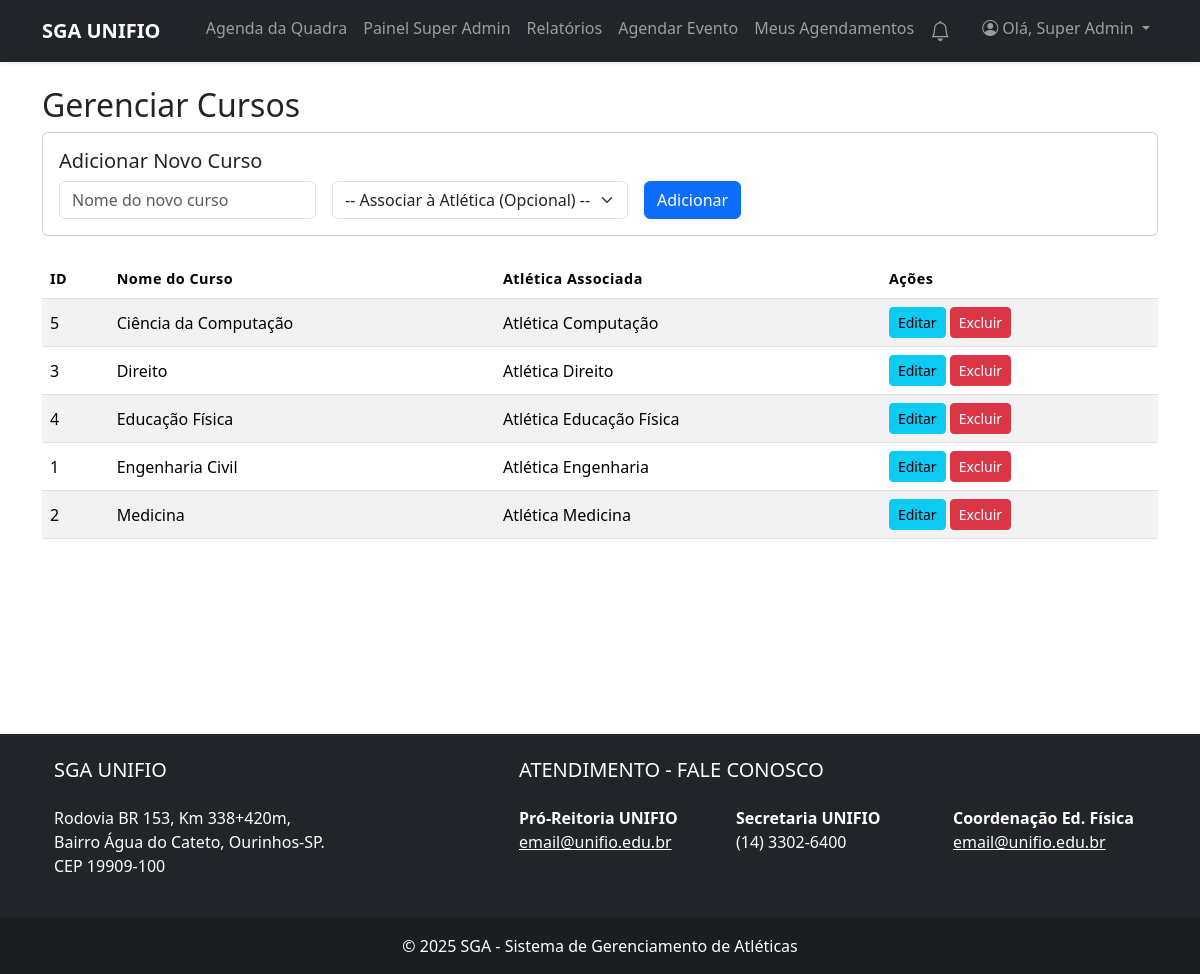
/public/super_admin/gerenciar_cursos.php (signed in), run on an earlier commit of the app's database.
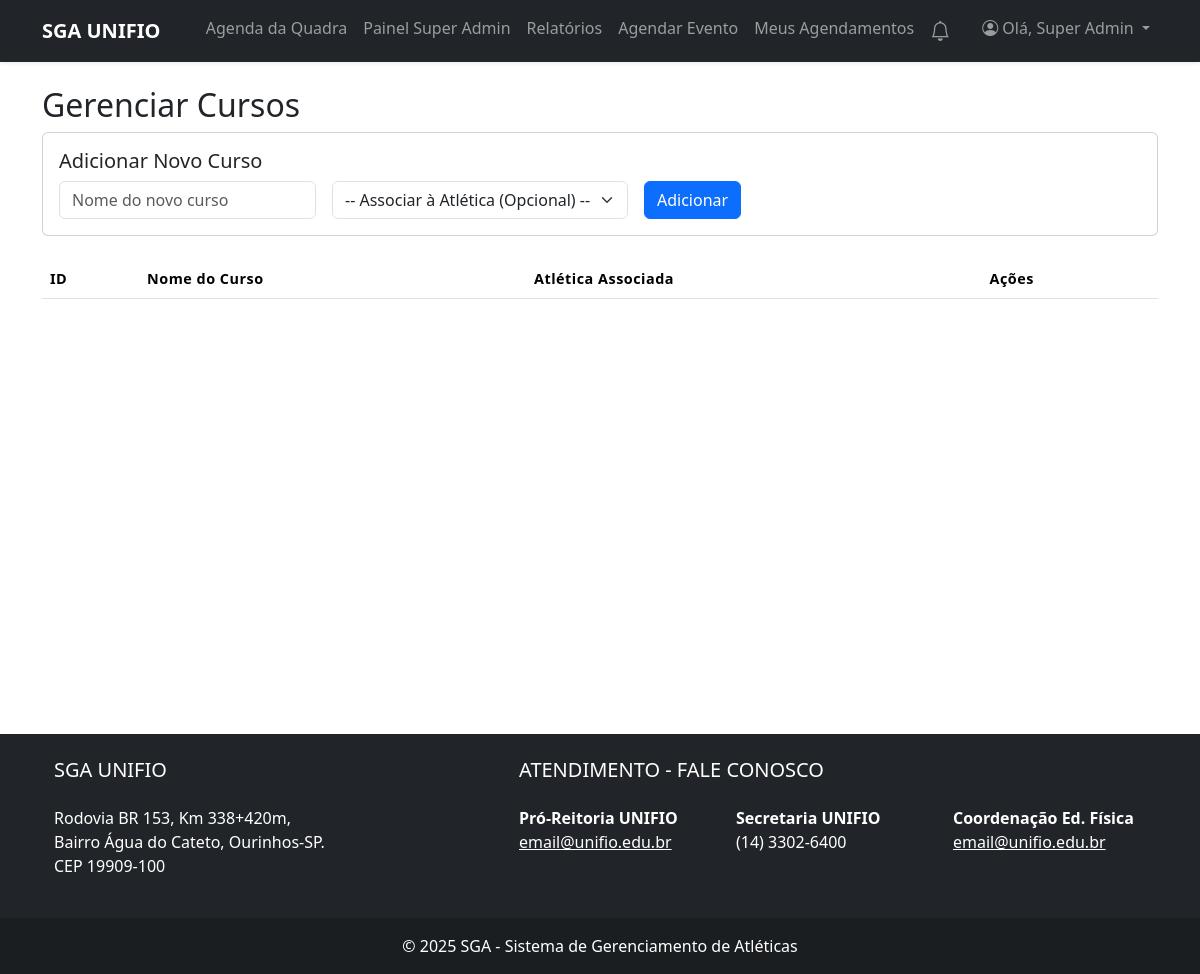
And on a later commit of the database.
### tables this page shows
CREATE TABLE `cursos` (
  `id` int(11) NOT NULL,
  `nome` varchar(255) NOT NULL,
  `atletica_id` int(11) DEFAULT NULL,
  `coordenador_id` int(11) DEFAULT NULL
);

CREATE TABLE `atleticas` (
  `id` int(11) NOT NULL,
  `nome` varchar(255) NOT NULL,
  `descricao` text DEFAULT NULL,
  `logo_url` varchar(255) DEFAULT NULL
);

### public/super_admin/gerenciar_cursos.php (the view, shortened to what this page needs)
<?php
require_once '../../src/config/config.php';
$cursos = $conexao->query("SELECT c.id, c.nome, a.nome as atletica_nome FROM cursos c LEFT JOIN atleticas a ON c.atletica_id = a.id ORDER BY c.nome");
?>
<?php include '../../templates/header.php'; ?>
    <h2>Gerenciar Cursos</h2>
    <div class="card mb-4"><div class="card-body">
            <h5>Adicionar Novo Curso</h5>
            <form method="post" class="row g-3 align-items-center">
                <div class="col-auto"><input type="text" name="nome" class="form-control" placeholder="Nome do novo curso" required></div>
                <div class="col-auto">
                    <select name="atletica_id" class="form-select"><option value="">-- Associar à Atlética (Opcional) --</option>
                    </select>
                </div>
                <div class="col-auto"><button type="submit" name="add_curso" class="btn btn-primary">Adicionar</button></div>
            </form>
        </div></div>
    <table class="table table-striped">
        <thead><tr><th>ID</th><th>Nome do Curso</th><th>Atlética Associada</th><th>Ações</th></tr></thead>
        <tbody>
        <?php while($row = $cursos->fetch_assoc()): ?>
            <tr>
                <td><?php echo $row['id']; ?></td>
                <td><?php echo htmlspecialchars($row['nome']); ?></td>
                <td><?php echo htmlspecialchars($row['atletica_nome'] ?? 'Nenhuma'); ?></td>
                <td>
                    <a href="editar_curso.php?id=<?php echo $row['id']; ?>" class="btn btn-sm btn-info">Editar</a>
                    <form method="post" class="d-inline" onsubmit="return confirm('Tem certeza?');">
                        <button type="submit" name="delete_curso" class="btn btn-sm btn-danger">Excluir</button>
                    </form>
                </td>
            </tr>
        <?php endwhile; ?>
        </tbody>
    </table>
<?php include '../../templates/footer.php'; ?>

### templates/header.php (shortened to what this page needs)
<!DOCTYPE html>
<html lang="pt-BR">
<head>
    <link href="https://cdn.jsdelivr.net/npm/bootstrap@5.3.3/dist/css/bootstrap.min.css" rel="stylesheet">
    <link rel="stylesheet" href="https://cdn.jsdelivr.net/npm/bootstrap-icons@1.11.3/font/bootstrap-icons.min.css">
    <link rel="stylesheet" href="/sga/public/assets/css/style.css">
</head>
<body>
<nav class="navbar navbar-expand-lg navbar-dark bg-dark shadow-sm">
    <div class="container">
        <a class="navbar-brand" href="/sga/public/index.php"><strong>SGA UNIFIO</strong></a>
        <div class="collapse navbar-collapse" id="navbarNav">
            <ul class="navbar-nav ms-auto">
                <?php if (isset($_SESSION["loggedin"]) && $_SESSION["loggedin"] === true): ?>
                    <li class="nav-item"><a class="nav-link" href="/sga/public/pages/agenda.php">Agenda da Quadra</a></li>
                    <?php if ($_SESSION["role"] == 'admin' && $_SESSION["tipo_usuario_detalhado"] !== 'Professor' && $_SESSION["tipo_usuario_detalhado"] !== 'Professor Coordenador'): ?>
                        <li class="nav-item"><a class="nav-link" href="/sga/public/admin_atletica/dashboard.php">Painel Admin</a></li>
                    <?php elseif ($_SESSION["role"] == 'superadmin'): ?>
                        <li class="nav-item"><a class="nav-link" href="/sga/public/super_admin/dashboard.php">Painel Super Admin</a></li>
                        <li class="nav-item"><a class="nav-link" href="/sga/public/super_admin/relatorios.php">Relatórios</a></li>
                    <?php endif; ?>
                    <?php
                    $tipo_usuario = $_SESSION['tipo_usuario_detalhado'] ?? '';
                    $role = $_SESSION['role'] ?? '';
                    $can_schedule = ($tipo_usuario === 'Professor') ||
                                    ($role === 'superadmin') ||
                                    ($role === 'admin' && $tipo_usuario === 'Membro das Atléticas');
                    if ($can_schedule): ?>
                        <li class="nav-item"><a class="nav-link" href="/sga/public/pages/agendar_evento.php">Agendar Evento</a></li>
                        <li class="nav-item"><a class="nav-link" href="/sga/public/pages/meus_agendamentos.php">Meus Agendamentos</a></li>
                    <?php endif; ?>
                    <li class="nav-item dropdown me-3">
                        <a class="nav-link position-relative" href="#" role="button" data-bs-toggle="dropdown" id="notificationDropdown">
                            <i class="bi bi-bell fs-5"></i>
                        </a>
                    </li>
                    <li class="nav-item dropdown">
                        <a class="nav-link dropdown-toggle" href="#" role="button" data-bs-toggle="dropdown">
                            <i class="bi bi-person-circle"></i> Olá, <?php echo htmlspecialchars($_SESSION["nome"]); ?>
                        </a>
                    </li>
                <?php else: ?>
                    <!-- <li class="nav-item"><a class="nav-link" href="/sga/public/login.php">Login</a></li>
                    <li class="nav-item"><a class="nav-link" href="/sga/public/registro.php">Registrar</a></li> -->
                <?php endif; ?>
            </ul>
        </div>
    </div>
</nav>
<main class="container mt-4">

### templates/footer.php (shortened to what this page needs)
</main>
<footer class="bg-dark text-white mt-5">
    <div class="container p-4">
        <div class="row">
            <div class="col-lg-5 col-md-12 mb-4 mb-md-0">
                <h5 class="text-uppercase mb-4">SGA UNIFIO</h5>
                <p>
                    Rodovia BR 153, Km 338+420m,<br>
                    Bairro Água do Cateto, Ourinhos-SP.<br>
                    CEP 19909-100
                </p>
            </div>
            <div class="col-lg-7 col-md-12 mb-4 mb-md-0">
                <h5 class="text-uppercase mb-4">Atendimento - Fale Conosco</h5>
                <div class="row">
                    <div class="col-md-4">
                        <strong>Pró-Reitoria UNIFIO</strong><br>
                        <a href="mailto:email@unifio.edu.br" class="text-white">email@unifio.edu.br</a>
                    </div>
                    <div class="col-md-4">
                        <strong>Secretaria UNIFIO</strong><br>
                        (14) 3302-6400
                    </div>
                    <div class="col-md-4">
                        <strong>Coordenação Ed. Física</strong><br>
                        <a href="mailto:email@unifio.edu.br" class="text-white">email@unifio.edu.br</a>
                    </div>
                </div>
            </div>
        </div>
    </div>
    <div class="text-center p-3" style="background-color: rgba(0, 0, 0, 0.2);">
        © <?php echo date("Y"); ?> SGA - Sistema de Gerenciamento de Atléticas
    </div>
</footer>
</body>
</html>

### public/assets/css/style.css (style rules this page uses)
main.container { min-height: 75vh; }
.card { transition: all 0.2s ease-in-out; }
.table th { border-top: none; font-weight: 600; font-size: 0.9rem; letter-spacing: 0.5px; }
#notificationDropdown { transition: color 0.2s ease; }
.table td { vertical-align: middle; }

What changed in the data, as far as the page shows it:
removed cursos: id "5", nome "Ciência da Computação", atletica.nome "Atlética Computação"
removed cursos: id "3", nome "Direito", atletica.nome "Atlética Direito"
removed cursos: id "4", nome "Educação Física", atletica.nome "Atlética Educação Física"
removed cursos: id "1", nome "Engenharia Civil", atletica.nome "Atlética Engenharia"
removed cursos: id "2", nome "Medicina", atletica.nome "Atlética Medicina"
